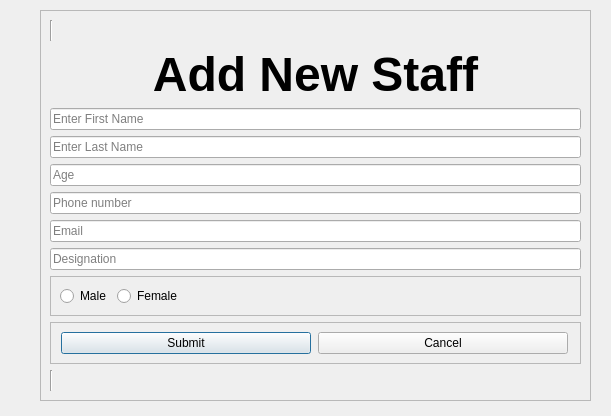
<?xml version="1.0" encoding="UTF-8"?>
<ui version="4.0">
 <class>AddNewStaffDialog</class>
 <widget class="QDialog" name="AddNewStaffDialog">
  <property name="geometry">
   <rect>
    <x>0</x>
    <y>0</y>
    <width>611</width>
    <height>416</height>
   </rect>
  </property>
  <property name="windowTitle">
   <string>Dialog</string>
  </property>
  <widget class="QFrame" name="AddStaff">
   <property name="geometry">
    <rect>
     <x>40</x>
     <y>10</y>
     <width>551</width>
     <height>391</height>
    </rect>
   </property>
   <property name="frameShape">
    <enum>QFrame::StyledPanel</enum>
   </property>
   <property name="frameShadow">
    <enum>QFrame::Raised</enum>
   </property>
   <layout class="QVBoxLayout" name="verticalLayout">
    <item>
     <widget class="Line" name="line">
      <property name="orientation">
       <enum>Qt::Vertical</enum>
      </property>
     </widget>
    </item>
    <item>
     <widget class="QLabel" name="qlabelAddStaff">
      <property name="font">
       <font>
        <pointsize>36</pointsize>
        <bold>true</bold>
       </font>
      </property>
      <property name="layoutDirection">
       <enum>Qt::LeftToRight</enum>
      </property>
      <property name="text">
       <string>Add New Staff</string>
      </property>
      <property name="alignment">
       <set>Qt::AlignCenter</set>
      </property>
     </widget>
    </item>
    <item>
     <widget class="QLineEdit" name="leEnterStaffName">
      <property name="placeholderText">
       <string>Enter First Name</string>
      </property>
     </widget>
    </item>
    <item>
     <widget class="QLineEdit" name="lineEdit">
      <property name="placeholderText">
       <string>Enter Last Name</string>
      </property>
     </widget>
    </item>
    <item>
     <widget class="QLineEdit" name="lineEdit_4">
      <property name="placeholderText">
       <string>Age</string>
      </property>
     </widget>
    </item>
    <item>
     <widget class="QLineEdit" name="lineEdit_2">
      <property name="placeholderText">
       <string>Phone number</string>
      </property>
     </widget>
    </item>
    <item>
     <widget class="QLineEdit" name="lineEdit_3">
      <property name="placeholderText">
       <string>Email</string>
      </property>
     </widget>
    </item>
    <item>
     <widget class="QLineEdit" name="lineEdit_5">
      <property name="placeholderText">
       <string>Designation</string>
      </property>
     </widget>
    </item>
    <item>
     <widget class="QFrame" name="frame">
      <property name="frameShape">
       <enum>QFrame::StyledPanel</enum>
      </property>
      <property name="frameShadow">
       <enum>QFrame::Raised</enum>
      </property>
      <layout class="QHBoxLayout" name="horizontalLayout">
       <property name="sizeConstraint">
        <enum>QLayout::SetMaximumSize</enum>
       </property>
       <item>
        <widget class="QRadioButton" name="radioButton">
         <property name="text">
          <string>Male</string>
         </property>
        </widget>
       </item>
       <item>
        <widget class="QRadioButton" name="radioButton_2">
         <property name="text">
          <string>Female</string>
         </property>
        </widget>
       </item>
       <item>
        <spacer name="horizontalSpacer">
         <property name="orientation">
          <enum>Qt::Horizontal</enum>
         </property>
         <property name="sizeHint" stdset="0">
          <size>
           <width>40</width>
           <height>20</height>
          </size>
         </property>
        </spacer>
       </item>
      </layout>
     </widget>
    </item>
    <item>
     <widget class="QFrame" name="frame_2">
      <property name="frameShape">
       <enum>QFrame::StyledPanel</enum>
      </property>
      <property name="frameShadow">
       <enum>QFrame::Raised</enum>
      </property>
      <layout class="QHBoxLayout" name="horizontalLayout_2">
       <item>
        <widget class="QPushButton" name="pushButton_2">
         <property name="minimumSize">
          <size>
           <width>0</width>
           <height>0</height>
          </size>
         </property>
         <property name="maximumSize">
          <size>
           <width>250</width>
           <height>150</height>
          </size>
         </property>
         <property name="text">
          <string>Submit</string>
         </property>
        </widget>
       </item>
       <item>
        <widget class="QPushButton" name="pushButton">
         <property name="minimumSize">
          <size>
           <width>0</width>
           <height>0</height>
          </size>
         </property>
         <property name="maximumSize">
          <size>
           <width>250</width>
           <height>150</height>
          </size>
         </property>
         <property name="text">
          <string>Cancel</string>
         </property>
        </widget>
       </item>
      </layout>
     </widget>
    </item>
    <item>
     <widget class="Line" name="line_2">
      <property name="orientation">
       <enum>Qt::Vertical</enum>
      </property>
     </widget>
    </item>
   </layout>
  </widget>
 </widget>
 <resources/>
 <connections/>
</ui>
